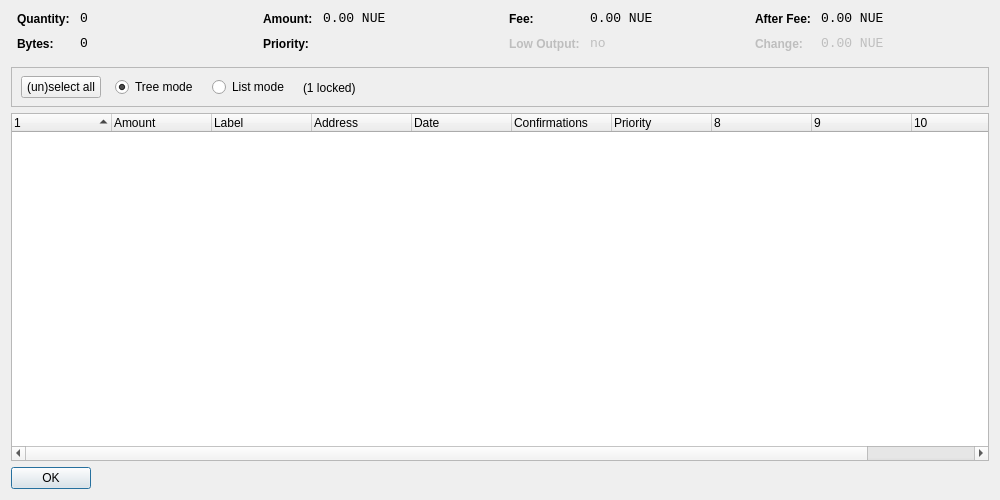
<?xml version="1.0" encoding="UTF-8"?>
<ui version="4.0">
 <class>CoinControlDialog</class>
 <widget class="QDialog" name="CoinControlDialog">
  <property name="geometry">
   <rect>
    <x>0</x>
    <y>0</y>
    <width>1000</width>
    <height>500</height>
   </rect>
  </property>
  <property name="windowTitle">
   <string>Coin Control</string>
  </property>
  <layout class="QVBoxLayout" name="verticalLayout">
   <item>
    <layout class="QHBoxLayout" name="horizontalLayoutTop" stretch="0,0,0,0">
     <property name="topMargin">
      <number>0</number>
     </property>
     <property name="bottomMargin">
      <number>10</number>
     </property>
     <item>
      <layout class="QFormLayout" name="formLayoutCoinControl1">
       <property name="horizontalSpacing">
        <number>10</number>
       </property>
       <property name="verticalSpacing">
        <number>10</number>
       </property>
       <property name="leftMargin">
        <number>6</number>
       </property>
       <property name="rightMargin">
        <number>6</number>
       </property>
       <item row="0" column="0">
        <widget class="QLabel" name="labelCoinControlQuantityText">
         <property name="styleSheet">
          <string notr="true">font-weight:bold;</string>
         </property>
         <property name="text">
          <string>Quantity:</string>
         </property>
        </widget>
       </item>
       <item row="0" column="1">
        <widget class="QLabel" name="labelCoinControlQuantity">
         <property name="font">
          <font>
           <family>Monospace</family>
           <pointsize>10</pointsize>
          </font>
         </property>
         <property name="cursor">
          <cursorShape>IBeamCursor</cursorShape>
         </property>
         <property name="contextMenuPolicy">
          <enum>Qt::ActionsContextMenu</enum>
         </property>
         <property name="text">
          <string notr="true">0</string>
         </property>
         <property name="textInteractionFlags">
          <set>Qt::LinksAccessibleByMouse|Qt::TextSelectableByKeyboard|Qt::TextSelectableByMouse</set>
         </property>
        </widget>
       </item>
       <item row="1" column="0">
        <widget class="QLabel" name="labelCoinControlBytesText">
         <property name="styleSheet">
          <string notr="true">font-weight:bold;</string>
         </property>
         <property name="text">
          <string>Bytes:</string>
         </property>
        </widget>
       </item>
       <item row="1" column="1">
        <widget class="QLabel" name="labelCoinControlBytes">
         <property name="font">
          <font>
           <family>Monospace</family>
           <pointsize>10</pointsize>
          </font>
         </property>
         <property name="cursor">
          <cursorShape>IBeamCursor</cursorShape>
         </property>
         <property name="contextMenuPolicy">
          <enum>Qt::ActionsContextMenu</enum>
         </property>
         <property name="text">
          <string notr="true">0</string>
         </property>
         <property name="textInteractionFlags">
          <set>Qt::LinksAccessibleByMouse|Qt::TextSelectableByKeyboard|Qt::TextSelectableByMouse</set>
         </property>
        </widget>
       </item>
      </layout>
     </item>
     <item>
      <layout class="QFormLayout" name="formLayoutCoinControl2">
       <property name="horizontalSpacing">
        <number>10</number>
       </property>
       <property name="verticalSpacing">
        <number>10</number>
       </property>
       <property name="leftMargin">
        <number>6</number>
       </property>
       <property name="rightMargin">
        <number>6</number>
       </property>
       <item row="0" column="0">
        <widget class="QLabel" name="labelCoinControlAmountText">
         <property name="styleSheet">
          <string notr="true">font-weight:bold;</string>
         </property>
         <property name="text">
          <string>Amount:</string>
         </property>
        </widget>
       </item>
       <item row="0" column="1">
        <widget class="QLabel" name="labelCoinControlAmount">
         <property name="font">
          <font>
           <family>Monospace</family>
           <pointsize>10</pointsize>
          </font>
         </property>
         <property name="cursor">
          <cursorShape>IBeamCursor</cursorShape>
         </property>
         <property name="contextMenuPolicy">
          <enum>Qt::ActionsContextMenu</enum>
         </property>
         <property name="text">
          <string notr="true">0.00 NUE</string>
         </property>
         <property name="textInteractionFlags">
          <set>Qt::LinksAccessibleByMouse|Qt::TextSelectableByKeyboard|Qt::TextSelectableByMouse</set>
         </property>
        </widget>
       </item>
       <item row="1" column="0">
        <widget class="QLabel" name="labelCoinControlPriorityText">
         <property name="styleSheet">
          <string notr="true">font-weight:bold;</string>
         </property>
         <property name="text">
          <string>Priority:</string>
         </property>
        </widget>
       </item>
       <item row="1" column="1">
        <widget class="QLabel" name="labelCoinControlPriority">
         <property name="font">
          <font>
           <family>Monospace</family>
           <pointsize>10</pointsize>
          </font>
         </property>
         <property name="cursor">
          <cursorShape>IBeamCursor</cursorShape>
         </property>
         <property name="contextMenuPolicy">
          <enum>Qt::ActionsContextMenu</enum>
         </property>
         <property name="text">
          <string/>
         </property>
         <property name="textInteractionFlags">
          <set>Qt::LinksAccessibleByMouse|Qt::TextSelectableByKeyboard|Qt::TextSelectableByMouse</set>
         </property>
        </widget>
       </item>
      </layout>
     </item>
     <item>
      <layout class="QFormLayout" name="formLayoutCoinControl3">
       <property name="horizontalSpacing">
        <number>10</number>
       </property>
       <property name="verticalSpacing">
        <number>10</number>
       </property>
       <property name="leftMargin">
        <number>6</number>
       </property>
       <property name="rightMargin">
        <number>6</number>
       </property>
       <item row="0" column="0">
        <widget class="QLabel" name="labelCoinControlFeeText">
         <property name="styleSheet">
          <string notr="true">font-weight:bold;</string>
         </property>
         <property name="text">
          <string>Fee:</string>
         </property>
        </widget>
       </item>
       <item row="0" column="1">
        <widget class="QLabel" name="labelCoinControlFee">
         <property name="font">
          <font>
           <family>Monospace</family>
           <pointsize>10</pointsize>
          </font>
         </property>
         <property name="cursor">
          <cursorShape>IBeamCursor</cursorShape>
         </property>
         <property name="contextMenuPolicy">
          <enum>Qt::ActionsContextMenu</enum>
         </property>
         <property name="text">
          <string notr="true">0.00 NUE</string>
         </property>
         <property name="textInteractionFlags">
          <set>Qt::LinksAccessibleByMouse|Qt::TextSelectableByKeyboard|Qt::TextSelectableByMouse</set>
         </property>
        </widget>
       </item>
       <item row="1" column="0">
        <widget class="QLabel" name="labelCoinControlLowOutputText">
         <property name="enabled">
          <bool>false</bool>
         </property>
         <property name="styleSheet">
          <string notr="true">font-weight:bold;</string>
         </property>
         <property name="text">
          <string>Low Output:</string>
         </property>
        </widget>
       </item>
       <item row="1" column="1">
        <widget class="QLabel" name="labelCoinControlLowOutput">
         <property name="enabled">
          <bool>false</bool>
         </property>
         <property name="font">
          <font>
           <family>Monospace</family>
           <pointsize>10</pointsize>
          </font>
         </property>
         <property name="cursor">
          <cursorShape>IBeamCursor</cursorShape>
         </property>
         <property name="contextMenuPolicy">
          <enum>Qt::ActionsContextMenu</enum>
         </property>
         <property name="text">
          <string>no</string>
         </property>
         <property name="textInteractionFlags">
          <set>Qt::LinksAccessibleByMouse|Qt::TextSelectableByKeyboard|Qt::TextSelectableByMouse</set>
         </property>
        </widget>
       </item>
      </layout>
     </item>
     <item>
      <layout class="QFormLayout" name="formLayoutCoinControl4">
       <property name="horizontalSpacing">
        <number>10</number>
       </property>
       <property name="verticalSpacing">
        <number>10</number>
       </property>
       <property name="leftMargin">
        <number>6</number>
       </property>
       <property name="rightMargin">
        <number>6</number>
       </property>
       <item row="0" column="0">
        <widget class="QLabel" name="labelCoinControlAfterFeeText">
         <property name="styleSheet">
          <string notr="true">font-weight:bold;</string>
         </property>
         <property name="text">
          <string>After Fee:</string>
         </property>
        </widget>
       </item>
       <item row="0" column="1">
        <widget class="QLabel" name="labelCoinControlAfterFee">
         <property name="font">
          <font>
           <family>Monospace</family>
           <pointsize>10</pointsize>
          </font>
         </property>
         <property name="cursor">
          <cursorShape>IBeamCursor</cursorShape>
         </property>
         <property name="contextMenuPolicy">
          <enum>Qt::ActionsContextMenu</enum>
         </property>
         <property name="text">
          <string notr="true">0.00 NUE</string>
         </property>
         <property name="textInteractionFlags">
          <set>Qt::LinksAccessibleByMouse|Qt::TextSelectableByKeyboard|Qt::TextSelectableByMouse</set>
         </property>
        </widget>
       </item>
       <item row="1" column="0">
        <widget class="QLabel" name="labelCoinControlChangeText">
         <property name="enabled">
          <bool>false</bool>
         </property>
         <property name="styleSheet">
          <string notr="true">font-weight:bold;</string>
         </property>
         <property name="text">
          <string>Change:</string>
         </property>
        </widget>
       </item>
       <item row="1" column="1">
        <widget class="QLabel" name="labelCoinControlChange">
         <property name="enabled">
          <bool>false</bool>
         </property>
         <property name="font">
          <font>
           <family>Monospace</family>
           <pointsize>10</pointsize>
          </font>
         </property>
         <property name="cursor">
          <cursorShape>IBeamCursor</cursorShape>
         </property>
         <property name="contextMenuPolicy">
          <enum>Qt::ActionsContextMenu</enum>
         </property>
         <property name="text">
          <string notr="true">0.00 NUE</string>
         </property>
         <property name="textInteractionFlags">
          <set>Qt::LinksAccessibleByMouse|Qt::TextSelectableByKeyboard|Qt::TextSelectableByMouse</set>
         </property>
        </widget>
       </item>
      </layout>
     </item>
    </layout>
   </item>
   <item>
    <widget class="QFrame" name="frame">
     <property name="minimumSize">
      <size>
       <width>0</width>
       <height>40</height>
      </size>
     </property>
     <property name="frameShape">
      <enum>QFrame::StyledPanel</enum>
     </property>
     <property name="frameShadow">
      <enum>QFrame::Sunken</enum>
     </property>
     <widget class="QWidget" name="horizontalLayoutWidget">
      <property name="geometry">
       <rect>
        <x>10</x>
        <y>0</y>
        <width>781</width>
        <height>41</height>
       </rect>
      </property>
      <layout class="QHBoxLayout" name="horizontalLayoutPanel" stretch="0,0,0,0,0">
       <property name="spacing">
        <number>14</number>
       </property>
       <item>
        <widget class="QPushButton" name="pushButtonSelectAll">
         <property name="sizePolicy">
          <sizepolicy hsizetype="Maximum" vsizetype="Fixed">
           <horstretch>0</horstretch>
           <verstretch>0</verstretch>
          </sizepolicy>
         </property>
         <property name="text">
          <string>(un)select all</string>
         </property>
        </widget>
       </item>
       <item>
        <widget class="QRadioButton" name="radioTreeMode">
         <property name="sizePolicy">
          <sizepolicy hsizetype="Maximum" vsizetype="Fixed">
           <horstretch>0</horstretch>
           <verstretch>0</verstretch>
          </sizepolicy>
         </property>
         <property name="text">
          <string>Tree mode</string>
         </property>
         <property name="checked">
          <bool>true</bool>
         </property>
        </widget>
       </item>
       <item>
        <widget class="QRadioButton" name="radioListMode">
         <property name="sizePolicy">
          <sizepolicy hsizetype="Maximum" vsizetype="Fixed">
           <horstretch>0</horstretch>
           <verstretch>0</verstretch>
          </sizepolicy>
         </property>
         <property name="text">
          <string>List mode</string>
         </property>
        </widget>
       </item>
       <item>
        <widget class="QLabel" name="labelLocked">
         <property name="text">
          <string>(1 locked)</string>
         </property>
        </widget>
       </item>
       <item>
        <spacer name="horizontalSpacer">
         <property name="orientation">
          <enum>Qt::Horizontal</enum>
         </property>
         <property name="sizeHint" stdset="0">
          <size>
           <width>40</width>
           <height>20</height>
          </size>
         </property>
        </spacer>
       </item>
      </layout>
     </widget>
    </widget>
   </item>
   <item>
    <widget class="CoinControlTreeWidget" name="treeWidget">
     <property name="contextMenuPolicy">
      <enum>Qt::CustomContextMenu</enum>
     </property>
     <property name="sortingEnabled">
      <bool>false</bool>
     </property>
     <property name="columnCount">
      <number>11</number>
     </property>
     <attribute name="headerShowSortIndicator" stdset="0">
      <bool>true</bool>
     </attribute>
     <attribute name="headerStretchLastSection">
      <bool>false</bool>
     </attribute>
     <column>
      <property name="text">
       <string/>
      </property>
     </column>
     <column>
      <property name="text">
       <string>Amount</string>
      </property>
     </column>
     <column>
      <property name="text">
       <string notr="true">Label</string>
      </property>
     </column>
     <column>
      <property name="text">
       <string>Address</string>
      </property>
     </column>
     <column>
      <property name="text">
       <string>Date</string>
      </property>
     </column>
     <column>
      <property name="text">
       <string>Confirmations</string>
      </property>
      <property name="toolTip">
       <string>Confirmed</string>
      </property>
     </column>
     <column>
      <property name="text">
       <string>Priority</string>
      </property>
     </column>
     <column>
      <property name="text">
       <string/>
      </property>
     </column>
     <column>
      <property name="text">
       <string/>
      </property>
     </column>
     <column>
      <property name="text">
       <string/>
      </property>
     </column>
     <column>
      <property name="text">
       <string/>
      </property>
     </column>
    </widget>
   </item>
   <item>
    <widget class="QDialogButtonBox" name="buttonBox">
     <property name="sizePolicy">
      <sizepolicy hsizetype="Maximum" vsizetype="Fixed">
       <horstretch>0</horstretch>
       <verstretch>0</verstretch>
      </sizepolicy>
     </property>
     <property name="orientation">
      <enum>Qt::Horizontal</enum>
     </property>
     <property name="standardButtons">
      <set>QDialogButtonBox::Ok</set>
     </property>
    </widget>
   </item>
  </layout>
 </widget>
 <customwidgets>
  <customwidget>
   <class>CoinControlTreeWidget</class>
   <extends>QTreeWidget</extends>
   <header>coincontroltreewidget.h</header>
  </customwidget>
 </customwidgets>
 <resources/>
 <connections/>
</ui>
